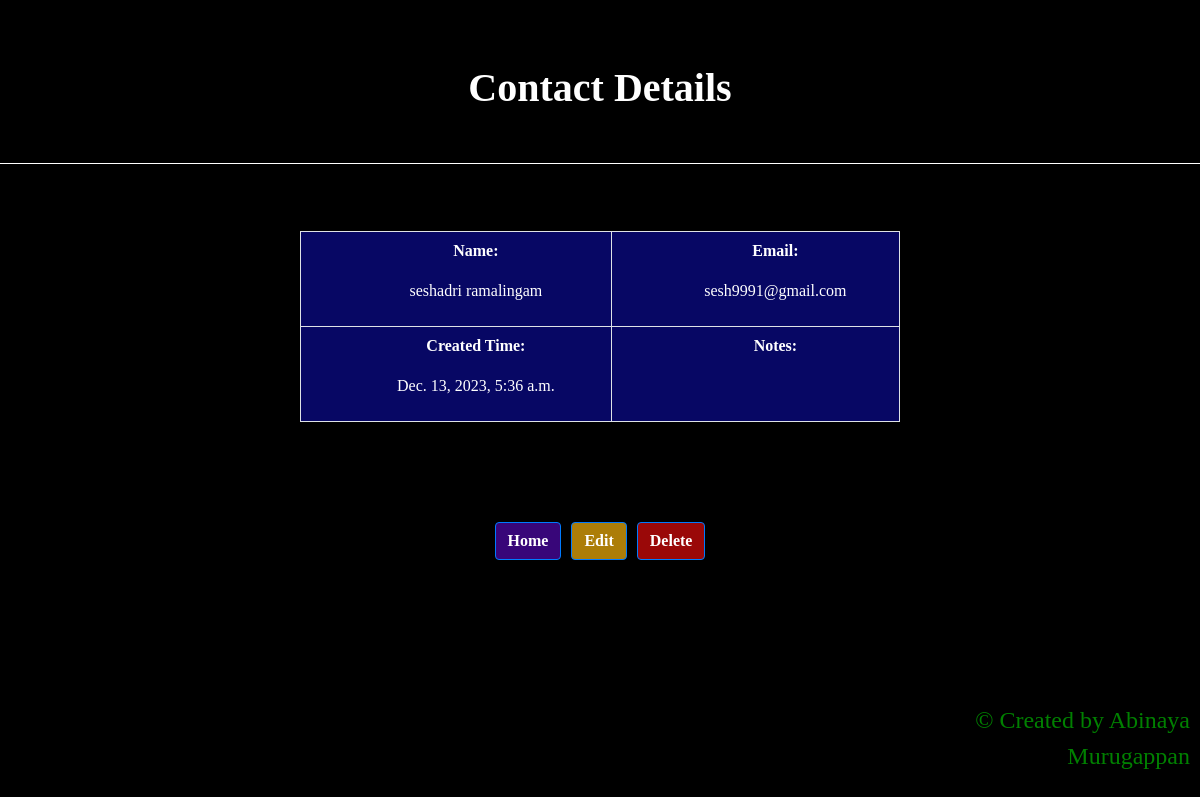
/contacts/5/, run on the app's committed database.
### contacts/models.py (models this page shows, shortened)
class Contact(models.Model):
    name = models.CharField(max_length=100)
    email = models.EmailField()
    created_time = models.DateTimeField("time published")
    notes = models.CharField(max_length=500, null=True, blank=True)

### contacts/views.py (the view)
# urls.py: path("<int:contact_id>/", views.contact_details, name="contact_details"),
def contact_details(request, contact_id):
    contact = Contact.objects.get(pk=contact_id)
    return render(request, "contacts/contact_detail.html", {"contact": contact})

### contacts/templates/contacts/contact_detail.html (shortened to what this page needs)
<!DOCTYPE html>
<html lang="en">
<head>
    <link rel="stylesheet" href="https://stackpath.bootstrapcdn.com/bootstrap/4.3.1/css/bootstrap.min.css">
</head>
<body>
<div class = "heading">
    <h1><strong>Contact Details</strong></h1>
</div>
<hr>
    <table class="custom-table">
            <tr>
                <td>
                    <ul class="label">Name:</ul>
                    <ul class="content">{{ contact.name }}</ul>
                </td>
                <td >
                    <ul class="label">Email:</ul>
                    <ul class="content">{{ contact.email}}</ul>
                </td>
            </tr>
            <tr>
                <td>
                    <ul class="label">Created Time:</ul>
                    <ul class="content">{{ contact.created_time }}</ul>
                </td>
                <td >
                    <ul class="label">Notes:</ul>
                </td>
            </tr>
    </table>
    <div class = "buttons">
        <a href="{% url 'contacts_list'%}">
            <button class="btn btn-primary btn-home btn-md"><strong>Home</strong></button>
        </a>
        <a href="{% url 'contact_update' contact.id %}">
            <button type="button" class="btn btn-primary btn-edit btn-md"><strong>Edit</strong></button>
        </a>
        <a href="{% url 'contact_delete' contact.id %}">
            <button type="button" class="btn btn-primary btn-delete btn-md"><strong>Delete</strong></button>
        </a>
    </div>
</body>
<footer>
    <p>&copy; Created by Abinaya Murugappan </p>
</footer>
</html>

### contacts/templates/contacts/contact_detail.html (style rules this page uses)
body { background-color: black; font-family: 'Times New Roman'; color: white; }
.heading { font-family: 'Times New Roman'; margin-top: 20px; padding: 10px; display: flex; align-items: center; justify-content: center; text-align: center; font-size: x-large; height: 18vh; border-bottom: 1px solid white; }
.custom-table { width: 50vw; margin: auto; margin-top: 50px; box-shadow: solid 20px 4px 8px white; background-color: rgb(7, 7, 100); }
table td { text-align: center; vertical-align: top; border: 1px solid #dee2e6; padding: 7px; margin-right: 30px ; }
.label { font-weight: bold; }
.buttons { margin-top: 100px; display: flex; justify-content: center; }
.btn-home { margin-right: 10px; background-color: rgb(56, 6, 121); }
.btn-edit { margin-right: 10px; background-color: rgb(172, 125, 8); }
.btn-delete { background-color: rgb(154, 8, 8); }
footer { color: green; font-size: x-large; margin-left: 70%; padding: 10px; bottom: 0; position: absolute; text-align: right; }

### data on the page
Contact: name "seshadri ramalingam", email "sesh9991@gmail.com", created_time "Dec. 13, 2023, 5:36 a.m."
